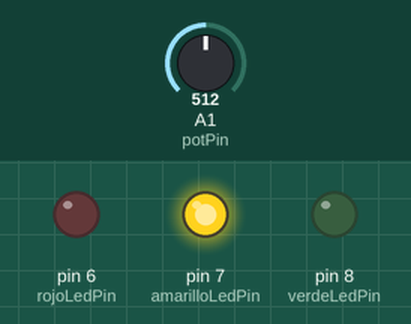
Simulated run of this sketch. Board: Arduino Uno, built with avr-gcc and run on an emulated ATmega328P. Parts: output pins drawn as LEDs (lit = HIGH). Inputs (shaded band) come from the test bench; at power-on: A1 (potPin) = 512.

Above: at 1.2 s.
1.3 s: A1 (potPin) set to 685
2.8 s: A1 (potPin) set to 710
At 3.9 s:
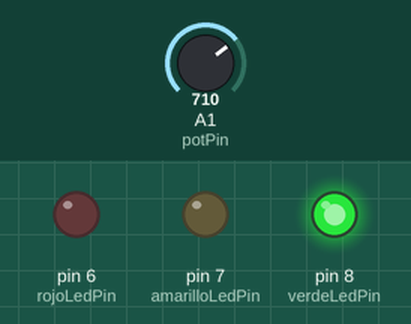
4.3 s: A1 (potPin) set to 290
At 5.0 s:
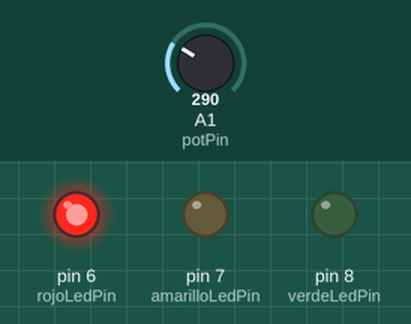
5.8 s: A1 (potPin) set to 316
At 6.2 s:
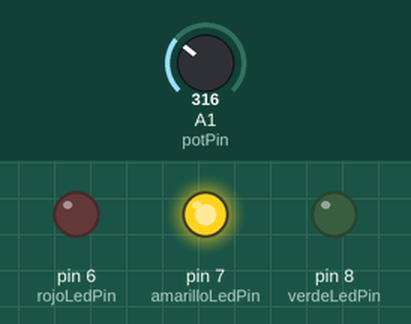
7.3 s: A1 (potPin) set to 122
At 8.5 s:
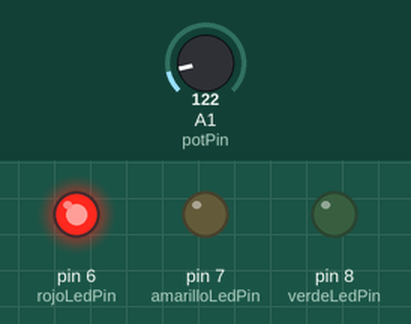
Timing chart, 0 to 9.8 s (numbered marks = the images above; inputs shaded):
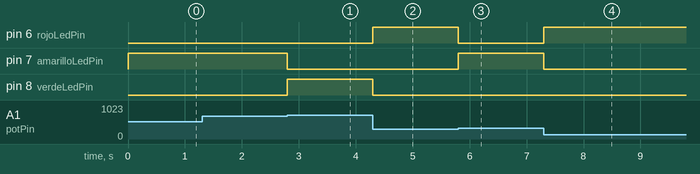

The sketch:

10.ino
```cpp
const int potPin = A1; // Pin del potenciómetro
const int rojoLedPin = 6; // Pin del LED rojo
const int amarilloLedPin = 7; // Pin del LED amarillo
const int verdeLedPin = 8; // Pin del LED verde

void setup() {
  pinMode(rojoLedPin, OUTPUT);
  pinMode(amarilloLedPin, OUTPUT);
  pinMode(verdeLedPin, OUTPUT);
}

void loop() {
  int sensorValue = analogRead(potPin);
  int threshold1 = 300; // Establece el umbral para el LED rojo
  int threshold2 = 700; // Establece el umbral para el LED amarillo

  if (sensorValue < threshold1) {
    digitalWrite(rojoLedPin, HIGH);
    digitalWrite(amarilloLedPin, LOW);
    digitalWrite(verdeLedPin, LOW);
  } else if (sensorValue < threshold2) {
    digitalWrite(rojoLedPin, LOW);
    digitalWrite(amarilloLedPin, HIGH);
    digitalWrite(verdeLedPin, LOW);
  } else {
    digitalWrite(rojoLedPin, LOW);
    digitalWrite(amarilloLedPin, LOW);
    digitalWrite(verdeLedPin, HIGH);
  }
}
```

Measured:
- the behaviour switches between 699 and 700 on A1 (potPin) (found by bisection; images 0 and 1)
- the behaviour switches between 299 and 300 on A1 (potPin) (found by bisection; images 2 and 3)
- after the input at 1.3 s, every drawn part: stays the same
- after the input at 2.8 s, pin 7 (amarilloLedPin): HIGH → LOW at once; pin 8 (verdeLedPin): LOW → HIGH at once
- after the input at 4.3 s, pin 6 (rojoLedPin): LOW → HIGH at once; pin 8 (verdeLedPin): HIGH → LOW at once
- after the input at 5.8 s, pin 6 (rojoLedPin): HIGH → LOW at once; pin 7 (amarilloLedPin): LOW → HIGH at once
- after the input at 7.3 s, pin 6 (rojoLedPin): LOW → HIGH at once; pin 7 (amarilloLedPin): HIGH → LOW at once
